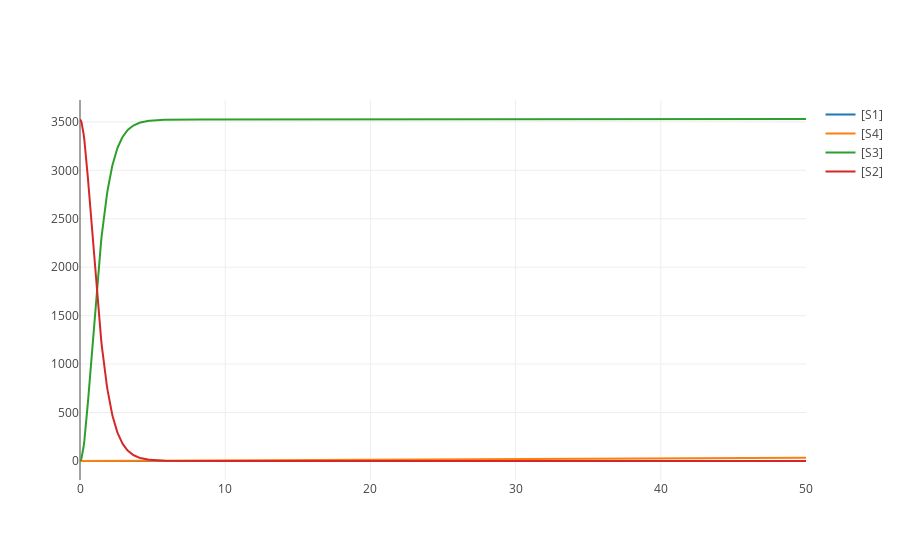

The notebook cell this image was saved under:
### Code cell
import tellurium

red_withLight.reset()
red_withLight.simulate(0, 50, 1000)
red_withLight.plot()

### Figure 1 — Plotly figure (JSON) as saved in the notebook; plotly's stock layout.template omitted (floating-point values rounded to 4 significant figures; data arrays with more than 128 entries replaced by an {"elided": "..."} marker saying what was removed)
{"data": [{"type": "scatter", "x": {"elided": "1000 float values"}, "y": {"elided": "1000 float values"}, "name": "[S1]", "opacity": 1, "mode": "lines"}, {"type": "scatter", "x": {"elided": "1000 float values"}, "y": {"elided": "1000 float values"}, "name": "[S4]", "opacity": 1, "mode": "lines"}, {"type": "scatter", "x": {"elided": "1000 float values"}, "y": {"elided": "1000 float values"}, "name": "[S3]", "opacity": 1, "mode": "lines"}, {"type": "scatter", "x": {"elided": "1000 float values"}, "y": {"elided": "1000 float values"}, "name": "[S2]", "opacity": 1, "mode": "lines"}], "layout": {}}
